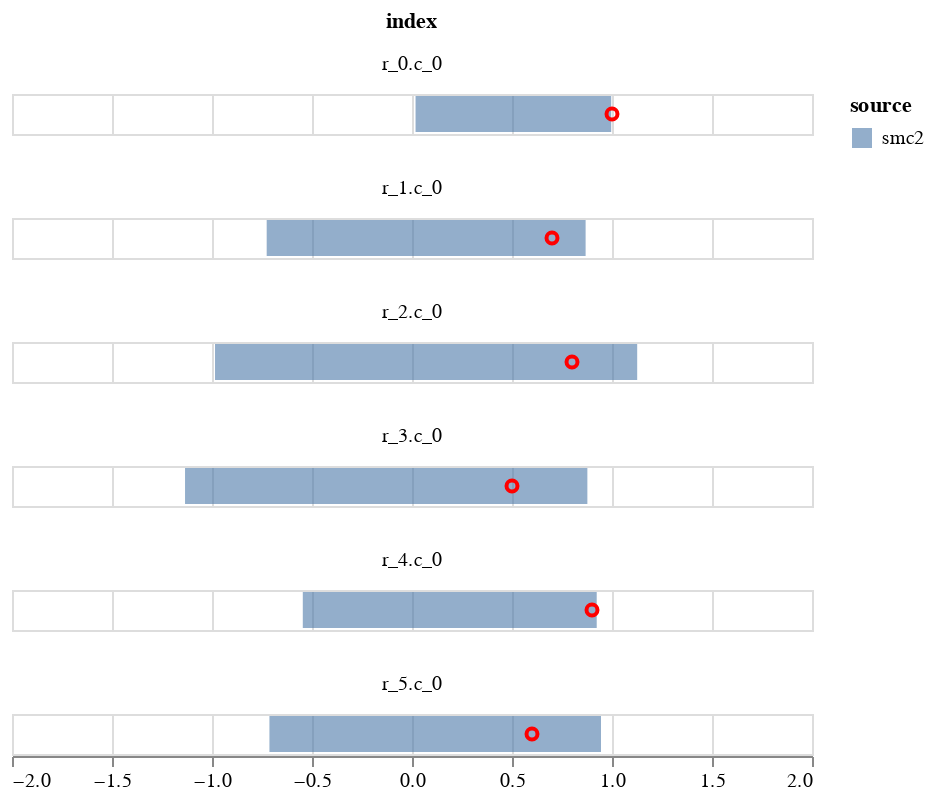

Notebook code cell kept with this figure:
### Code cell
c1 = alt.Chart(plot_data).mark_bar(opacity=0.6).encode(
    alt.X('q1', title=None,  scale=alt.Scale(domain=[-2,2])),
    alt.X2('q2', title=None),
    alt.Color('source'),    
)
    

c2 = alt.Chart(plot_data).mark_point(opacity=1, color='red').encode(
        alt.X('data', title=None),
)
(c1+c2).facet(
       'index',
    columns=1
    )

### Figure 1 — Vega-Lite specification as saved in the notebook (floating-point values rounded to 4 significant figures)
{"config": {"view": {"continuousWidth": 400, "continuousHeight": 300}}, "data": {"name": "data-fb456a566d9b944d0d4b6711f0fa3158"}, "facet": {"type": "nominal", "field": "index"}, "spec": {"layer": [{"mark": {"type": "bar", "opacity": 0.6}, "encoding": {"color": {"type": "nominal", "field": "source"}, "x": {"type": "quantitative", "field": "q1", "scale": {"domain": [-2, 2]}, "title": null}, "x2": {"field": "q2", "title": null}}}, {"mark": {"type": "point", "color": "red", "opacity": 1}, "encoding": {"x": {"type": "quantitative", "field": "data", "title": null}}}]}, "columns": 1, "$schema": "https://vega.github.io/schema/vega-lite/v4.8.1.json", "datasets": {"data-fb456a566d9b944d0d4b6711f0fa3158": [{"index": "r_0.c_0", "q1": 0.01775, "q2": 0.996, "source": "smc2", "data": 1.0}, {"index": "r_1.c_0", "q1": -0.7266, "q2": 0.8681, "source": "smc2", "data": 0.7}, {"index": "r_2.c_0", "q1": -0.9849, "q2": 1.126, "source": "smc2", "data": 0.8}, {"index": "r_3.c_0", "q1": -1.135, "q2": 0.8768, "source": "smc2", "data": 0.5}, {"index": "r_4.c_0", "q1": -0.546, "q2": 0.9236, "source": "smc2", "data": 0.9}, {"index": "r_5.c_0", "q1": -0.7129, "q2": 0.945, "source": "smc2", "data": 0.6}]}}
